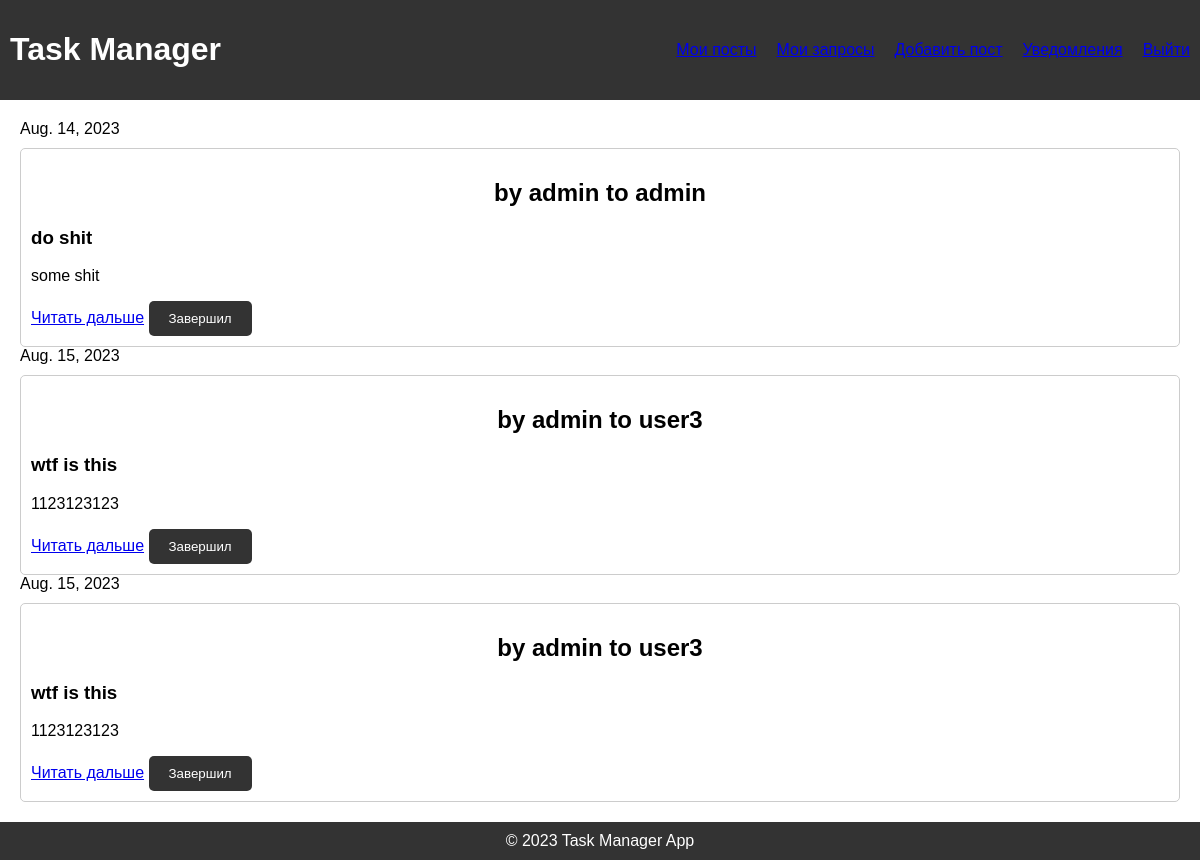
The app's page / (signed in) with its own data.
### Task/models.py (models this page shows, shortened)
class Task(models.Model):
    name = models.CharField(max_length=255)
    description = models.TextField()
    author = models.ForeignKey(User,on_delete=models.CASCADE,related_name="task_author")
    receiver = models.ForeignKey(User,on_delete=models.CASCADE,related_name="task_receiver")
    date = models.DateField(default=datetime.now)
    deadline = models.DateField()
    status = models.ForeignKey("Status",on_delete=models.CASCADE,default=0)
    slug = models.SlugField(max_length=255, db_index=True, unique=True)
    def get_absolute_url(self):
        return reverse('TaskView',kwargs={"task_slug":self.slug})

### Task/views.py (the view)
# urls.py: path('',index.as_view(),name='HomePage'),
class index(ListView):
    model = Task
    template_name = 'index.html'
    context_object_name = "tasks"
    def get_context_data(self, *, object_list=None, **kwargs):
        context = super().get_context_data(**kwargs)
        context['title'] = 'Главная страница'
        return context
    def get_queryset(self):
        user = self.request.user
        queryset = Task.objects.filter(Q(receiver=user.id) | Q(author=user.id)).order_by('date')
        return queryset

### Task/templates/index.html (shortened to what this page needs)
{% extends 'base.html' %}
{% block content %}
    <main>
        {% for task in tasks%}
        <div class="date">{{ task.date }}</div>
        <div class="task">
            <h2>by {{ task.author }} to {{ task.receiver}} </h2>
            <h3>{{ task.name }}</h3>
            <p>{{ task.description|truncatewords:50 }}</p>
            <div class="buttons">
                {% if user.is_authenticated %}
                <a href = "{{ task.get_absolute_url }}">Читать дальше</a>
                <button>Завершил</button>
                {% endif %}
            </div>
        </div>
        {% endfor %}
    </main>
{% endblock %}

### Task/templates/base.html (shortened to what this page needs)
{% load static %}
<!DOCTYPE html>
<html lang="en">
<head>
    <link rel="stylesheet" href = "{% static 'css/styles.css' %}">
</head>
<body>
    <header>
        <h1>Task Manager</h1>
        <ul>
            <li><a href="#">Мои посты</a></li>
            <li><a href="#">Мои запросы</a></li>
            <li><a href="{% url 'AddTask' %}">Добавить пост</a></li>
            <li><a href="#">Уведомления</a></li>
            {% if not user.is_authenticated%}
            <li><a href="{% url 'Registration'%}">Регистрация</a></li>
            <li><a href="{% url 'Login' %}">Войти</a></li>
            {% else %}
            <li><a href="{% url 'Logout' %}">Выйти</a></li>
            {% endif %}
        </ul>
    </header>
{% block content %}
{% endblock %}
    <footer>
        &copy; 2023 Task Manager App
    </footer>
</body>
</html>

### Task/static/css/styles.css (style rules this page uses)
body { font-family: Arial, sans-serif; margin: 0; padding: 0; }
h2 { text-align: center; }
form, .task { border: 1px solid #ccc; padding: 10px; border-radius: 5px; margin-top: 10px; }
button { background-color: #333; color: white; padding: 10px 20px; border: none; border-radius: 5px; cursor: pointer; }
header { background-color: #333; color: white; padding: 10px; display: flex; justify-content: space-between; }
header ul { list-style: none; display: flex; align-items: center; margin: 0; padding: 0; }
header ul li { margin-left: 20px; }
main { padding: 20px; }
footer { background-color: #333; color: white; text-align: center; padding: 10px; }

### records on screen
Task: date "Aug. 14, 2023", author "admin", receiver "admin", name "do shit", description "some shit"
Task: date "Aug. 15, 2023", author "admin", receiver "user3", name "wtf is this", description "1123123123"
Task: date "Aug. 15, 2023", author "admin", receiver "user3", name "wtf is this", description "1123123123"
